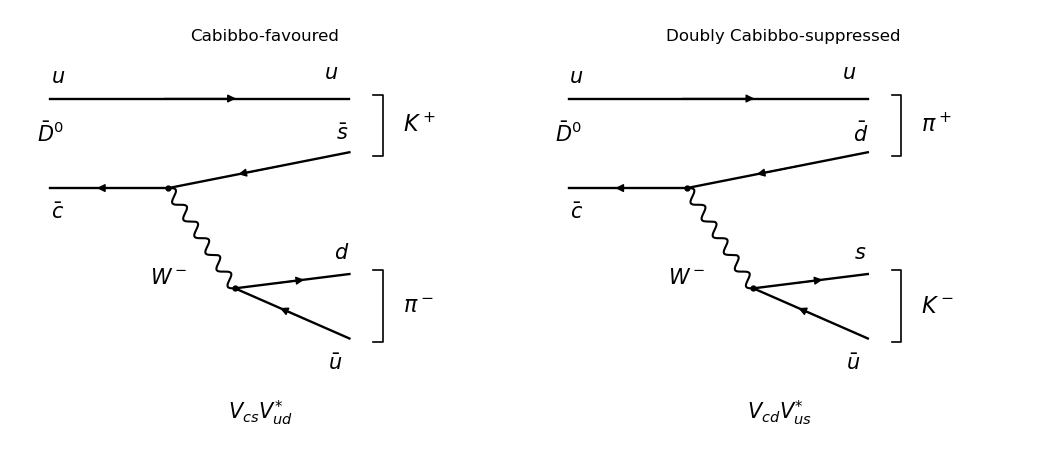

Recreate this plot in Python.
"""Generate original tree-level charm-decay diagrams; Python 3.14, matplotlib 3.10.7."""
from pathlib import Path
import numpy as np
import matplotlib
matplotlib.use('Agg')
import matplotlib.pyplot as plt
from matplotlib.patches import FancyArrowPatch

def line(ax,a,b,reverse=False):
    ax.plot([a[0],b[0]],[a[1],b[1]],color='black',lw=1.7)
    a,b=np.array(a),np.array(b);m=(a+b)/2;d=(b-a)*.13
    ax.add_patch(FancyArrowPatch(m+d if reverse else m-d,m-d if reverse else m+d,arrowstyle='-|>',mutation_scale=12,color='black',lw=1))
def wave(ax,a,b):
    a,b=np.array(a),np.array(b);d=b-a;n=np.array([-d[1],d[0]])/np.linalg.norm(d);u=np.linspace(0,1,250)
    xy=a+u[:,None]*d+.014*np.sin(12*np.pi*u)[:,None]*n
    ax.plot(xy[:,0],xy[:,1],color='black',lw=1.5)
def bracket(ax,x,y0,y1,label):
    ax.plot([x-.025,x,x,x-.025],[y0,y0,y1,y1],color='black',lw=1.2)
    ax.text(x+.055,(y0+y1)/2,label,ha='left',va='center',fontsize=16)
fig,axes=plt.subplots(1,2,figsize=(10.4,4.5),dpi=100,facecolor='white')
for ax,suppressed in zip(axes,[False,True]):
    ax.set(xlim=(0,1.3),ylim=(-.12,1.08));ax.axis('off')
    v,w=(.40,.58),(.58,.30)
    line(ax,(.08,.83),(.89,.83));line(ax,(.08,.58),v,True);line(ax,v,(.89,.68),True);wave(ax,v,w);line(ax,w,(.89,.34));line(ax,w,(.89,.16),True)
    ax.plot(*v,'ko',ms=3.5);ax.plot(*w,'ko',ms=3.5)
    labels=[(.10,.89,r'$u$'),(.10,.51,r'$\bar c$'),(.84,.9,r'$u$'),(.87,.73,r'$\bar d$' if suppressed else r'$\bar s$'),(.87,.4,r'$s$' if suppressed else r'$d$'),(.85,.09,r'$\bar u$'),(.40,.33,r'$W^-$')]
    for x,y,label in labels:ax.text(x,y,label,ha='center',va='center',fontsize=15)
    bracket(ax,.98,.67,.84,r'$\pi^+$' if suppressed else r'$K^+$');bracket(ax,.98,.15,.35,r'$K^-$' if suppressed else r'$\pi^-$')
    ax.text(.08,.73,r'$\bar D^0$',ha='center',va='center',fontsize=15)
    ax.text(.66,.99,'Doubly Cabibbo-suppressed' if suppressed else 'Cabibbo-favoured',ha='center',fontsize=12)
    ax.text(.65,-.065,r'$V_{cd}V_{us}^{*}$' if suppressed else r'$V_{cs}V_{ud}^{*}$',ha='center',fontsize=15)
fig.subplots_adjust(left=.02,right=.98,bottom=.025,top=.98,wspace=.08)
fig.savefig(Path('paper-305-q3c.png'),facecolor='white',transparent=False);plt.close(fig)
